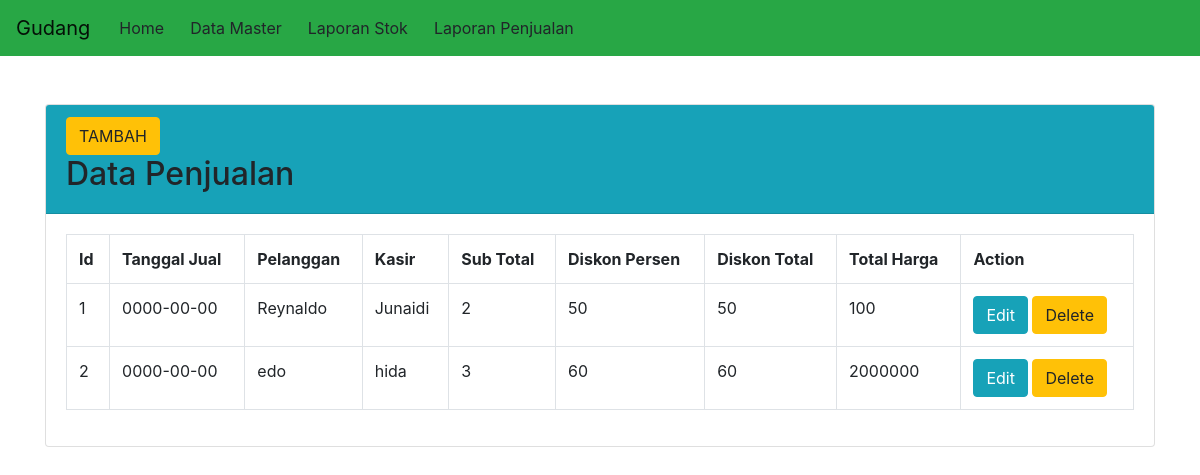
The page /data_penjualan.php on the database its author committed.
### tables this page shows
CREATE TABLE IF NOT EXISTS `penjualan` (
  `no_nota` int(30) NOT NULL,
  `tgl_jual` date NOT NULL,
  `pelanggan` varchar(255) NOT NULL,
  `kasir` varchar(255) NOT NULL,
  `sub_total` int(12) NOT NULL,
  `diskon_persen` int(11) NOT NULL,
  `diskon_total` int(12) NOT NULL,
  `total_harga` int(12) NOT NULL
);

### data_penjualan.php (the view, shortened to what this page needs)
<?php
require 'prologin.php';
$sql = 'SELECT * FROM penjualan';
$statement = $con->prepare($sql);
$statement->execute();
$user = $statement->fetchAll(PDO::FETCH_OBJ);
?>
<?php require 'header.php'; ?>
 <div class="container">
   <div class="card mt-5">
       <div class="card-header bg bg-info">
       <a class="btn btn-warning" href="create_penjualan.php">TAMBAH</a>
         <h2>Data Penjualan</h2>
       </div>
       <div class="card-body">
          <table class="table table-bordered">
             <tr>
                <th>Id</th>
                <th>Tanggal Jual</th>
                <th>Pelanggan</th>
                <th>Kasir</th>
                <th>Sub Total</th>
                <th>Diskon Persen</th>
                <th>Diskon Total</th>
                <th>Total Harga</th>
                <th>Action</th>
             </tr>
             <?php foreach($user as $as): ?>
             <tr>
                <td><?= $as->no_nota; ?></td>
                <td><?= $as->tgl_jual; ?></td>
                <td><?= $as->pelanggan; ?></td>
                <td><?= $as->kasir; ?></td>
                <td><?= $as->sub_total; ?></td>
                <td><?= $as->diskon_persen; ?></td>
                <td><?= $as->diskon_total; ?></td>
                <td><?= $as->total_harga; ?></td>
     </div>
                <td>
                  <a href="edit_penjualan.php?no_nota=<?= $as->no_nota ?>" class="btn btn-info">Edit</a>
                  <a onclick="return confirm('Apakah Kamu mau menghapusnya')"href="delete_penjualan.php?no_nota=<?= $as->no_nota ?>" class="btn btn-warning">Delete</a>
                </td>
             <?php endforeach; ?>
       </div>
<?php require 'footer.php'; ?>

### rows shown on the page
penjualan: no_nota "1", tgl_jual "0000-00-00", pelanggan "Reynaldo", kasir "Junaidi", sub_total "2", diskon_persen "50", diskon_total "50", total_harga "100"
penjualan: no_nota "2", tgl_jual "0000-00-00", pelanggan "edo", kasir "hida", sub_total "3", diskon_persen "60", diskon_total "60", total_harga "2000000"
